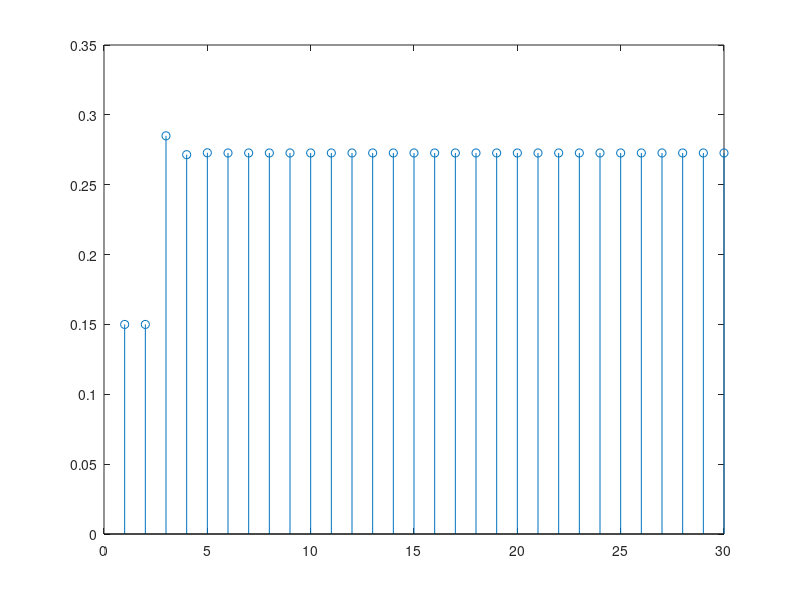

MATLAB code for this plot: (Note: this script raises an error after producing the figure.)
%% Ex1a
T = [0.7 0.8; 0.3 0.2];
v = [1 0]';

prob = T^2 * v
prob(1)

%% Ex1b
T = [0.7 0.8 ; 0.3 0.2];
v = [0 1]';

prob = T^2 * v;
prob(1)

%% Ex1c
T = [0.7 0.8 ; 0.3 0.2];
v = [1 0]';

prob = T^29 * v;
prob(1)

%% Ex1d
T = [0.7 0.3 ; 0.8 0.2];
v = [0.85 0.15];
classes = 30;
res = zeros(1, classes);
res(1) = 0.15;

for i = 2 : classes
    res(i) = v(2);
    v = v * T;
end

stem(res)

%% Ex2abc
T = [1/3 1/4 0
     1/3 11/20 1/2
     1/3 1/5 1/2];
v = [0.5 0.25 0.25]';
res = T^29 * v;
res = res.*90;
res = round(res, 0)

%% Ex2d
T = [1/3 1/4 0
     1/3 11/20 1/2
     1/3 1/5 1/2];
v = [1/3 1/3 1/3]';
res = T^29 * v;
res = res.*90;
res = round(res, 0)

%% Ex3
T = rand(20);
T = T ./ sum(T);

v = zeros(20, 1);
v(1) = 1;
tr = [2 5 10 100];
res = zeros(1, 4);

for i = 1 : length(tr)
    prob = T^tr(i) * v;
    res(i) = prob(20);
end

fprintf("%.5f%% \n", res*100);

%% Ex4
p = 0.4; q = 0.6;
T = [p^2 0 0 q^2
     (1-p)^2 0 0 q*(1-q)
     p*(1-p) 0 0 q*(1-q)
     p*(1-p) 1 1 (1-q)^2];
v = zeros(4,1);
v(1) = 1;
tr = [5 10 100 200];
res = zeros(4, 4);
for i = 1 : length(tr)
    for j = 1 : 4
        prob = T^tr(i) * v;
        res(i, j) = prob(i);
    end
end

res

%% Ex5ab
T = [0.7 0.2 0.3
     0.2 0.3 0.3
     0.1 0.5 0.4];
v = [1; 0; 0];

prob = (T * v);
prob(1)^2

%% Ex5c
T = [0.7 0.2 0.3
     0.2 0.3 0.3
     0.1 0.5 0.4];
v0 = [1; 0; 0];

v1 = (T * v0); % primeira transição
prob1 = sum(v1(1:2));
v1(3) = 0;
v1 = v1/sum(v1(1:2));

v2 = T * v1;
prob2 = sum(v2(1:2));

res = prob1 * prob2

%% Ex5d
T = [0.7 0.2 0.3
     0.2 0.3 0.3
     0.1 0.5 0.4];
v0 = [1; 0; 0];

v1 = T^30 * v0;

sunny = round(v1(1)*31)
cloudy = round(v1(2)*31)
rainy = round(v1(3)*31)

%% Ex5e
T = [0.7 0.2 0.3
     0.2 0.3 0.3
     0.1 0.5 0.4];
v0 = [0; 0; 1];

v1 = T^30 * v0;

sunny = round(v1(1)*31)
cloudy = round(v1(2)*31)
rainy = round(v1(3)*31)

%% Ex5f
T = [0.7 0.2 0.3
     0.2 0.3 0.3
     0.1 0.5 0.4];
p = [0.1; 0.3; 0.5];

% primeiro dia sol
v0 = [1; 0; 0];
v1 = T^30 * v0;

days = round((v1 * 31) .* p);
res = sum(days)